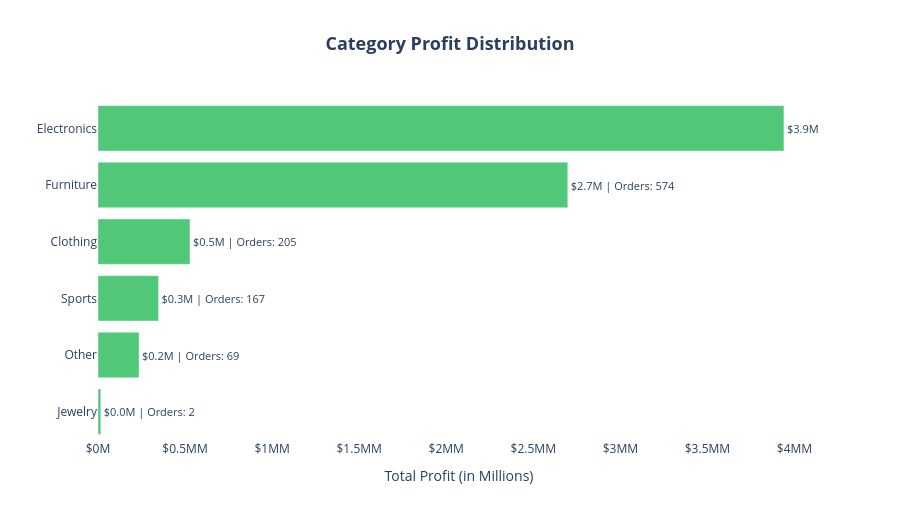

Source (notebook cell):
### Markdown cell above
### Category by Profit

### Code cell
category_profit = df.groupby('Category').agg({
    'Order_ID': 'count',
    'Profit': 'sum'
}).reset_index()
category_profit.columns = ['Category', 'Distribution', 'Total_Profit']
category_profit = category_profit.sort_values('Total_Profit', ascending=True)

fig = go.Figure()

# Adding bars
fig.add_trace(go.Bar(
    y=category_profit['Category'],
    x=category_profit['Total_Profit'],
    orientation='h',
    text=category_profit.apply(lambda row: f'${row["Total_Profit"]/1000000:.1f}M | Orders: {row["Distribution"]:,}', axis=1),
    textposition='outside',
    marker_color='#50C878',
    name='Profit'
))

fig.update_layout(
    title='<b>Category Profit Distribution</b>',
    xaxis_title='Total Profit (in Millions)',
    yaxis_title='',
    plot_bgcolor='white',
    title_x=0.5,
    title_font_size=18,
    height=400 + (len(category_profit) * 20),
    xaxis=dict(tickprefix='$', ticksuffix='M')
)

fig.update_traces(textfont_size=11)
fig.show()

### Figure 1 — Plotly figure (JSON) as saved in the notebook; plotly's stock layout.template omitted (floating-point values rounded to 4 significant figures)
{"data": [{"marker": {"color": "#50C878"}, "name": "Profit", "orientation": "h", "text": ["$0.0M | Orders: 2", "$0.2M | Orders: 69", "$0.3M | Orders: 167", "$0.5M | Orders: 205", "$2.7M | Orders: 574", "$3.9M | Orders: 438"], "textfont": {"size": 11}, "textposition": "outside", "type": "bar", "x": [15825, 235610, 347414, 528121, 2697833, 3939170], "y": ["Jewelry", "Other", "Sports", "Clothing", "Furniture", "Electronics"]}], "layout": {"height": 520, "plot_bgcolor": "white", "title": {"font": {"size": 18}, "text": "<b>Category Profit Distribution</b>", "x": 0.5}, "xaxis": {"tickprefix": "$", "ticksuffix": "M", "title": {"text": "Total Profit (in Millions)"}}, "yaxis": {"title": {"text": ""}}}}
